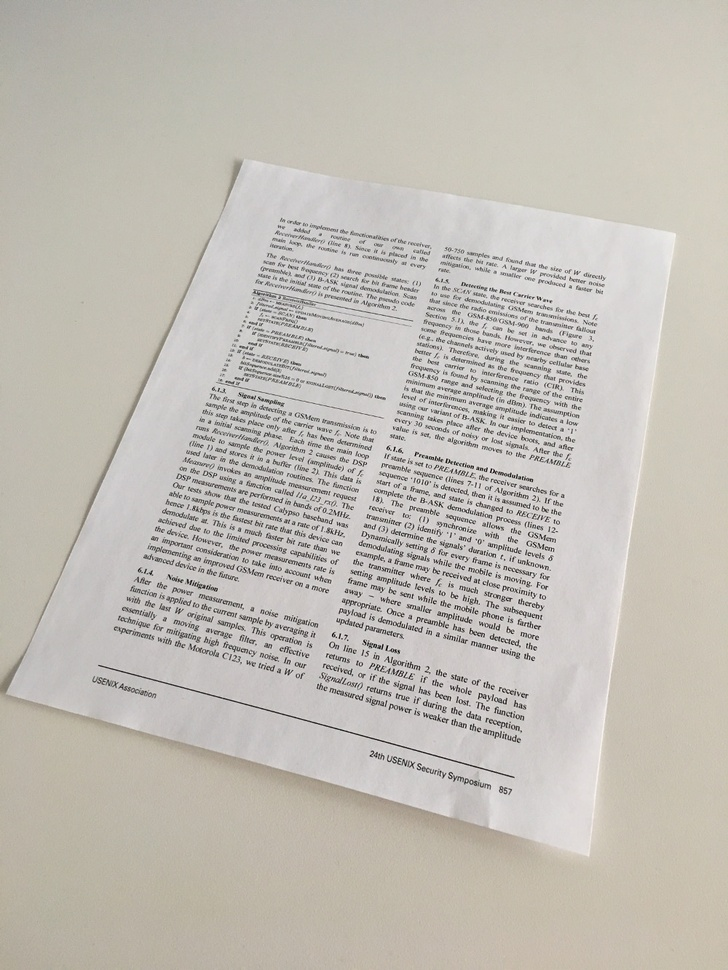
#> input picture input_image.jpg, 728 x 970 px, shrunk from 1000 x 1333 before the run
$ python canny-edge-detector.py input_image.jpg   (Python 2 division)
#> lines starting #> are read from the running program, lines starting #| are printed output that depends on the picture; after the words box and inside, x2 and y2 are one past the last pixel; in counts of white or black regions, pixels touching at a corner belong together
#!/usr/bin/python -O
# -*- coding: utf-8 -*-

import string, sys
import os.path
import argparse
import numpy
import math
from scipy.ndimage.filters import gaussian_filter
from scipy.ndimage.filters import convolve
import cv2
from cv2 import imread, imwrite

class CannyEdgeDetector:
	def __init__(self):

		return

	#### Apply Gaussian filter to smooth the image in order to remove the noise

	# the gaussian blur is used to reduce noise.
	# the inputs to the gaussian blur are the image and the standard deviation, σ (sigma), of the curve.
	# A nd gaussian (2d) can be obtained by simply performing a 1d gaussian on each axis

	# The shape of a gaussian curve (or a normal distribution) is primarily defined by the standard deviation, σ (sigma).  a small sigma gives a curve that is tall and thin, and large sigma gives a curve that is short and fat.
	# The 1d gaussian distribution is described by: (1/(sqrt(2pi)σ))exp(-x²/(2σ²))
	# A gaussian kernel is the discrete matrix repersenting the gaussian distribution used in convolution with the image.
	# In theory, the gaussian distribution is non-zero everywhere, which would require an infinitely large convolution kernel, but in practice it is effectively zero more than about three standard deviations from the mean, and so we can truncate the kernel at this point.
	# The discrete kernel for the gaussian used in the convolution is sized based on on a few factors including standard deviation.  (say a 5x5 matrix or 10x10 matrix)
	# It is not obvious how to pick the values of the matrix to approximate a Gaussian.  One could use the value of the Gaussian at the centre of a pixel in the mask, but the Gaussian varies non-linearly across the pixel and the center would not capture that.  Using a little calculus for each pixel, we can easily fix this.
	def gaussian(self, image, sigma):
#> called with sigma = 1.4
		return gaussian_filter(image, sigma)

	#### Find the intensity gradients of the image

	# Going to use a sobel filter for gradient calculations.
	# The soble operator uses two 3×3 kernels which are convolved with the original image to calculate approximations of the derivatives – one for horizontal changes, and one for vertical
	def gradients(self, image):
		sobel_kernel_x = numpy.array([[1, 0, -1], [2, 0, -2], [1, 0, -1]], numpy.int32)
		sobel_kernel_y = numpy.array([[1, 2, 1], [0, 0, 0], [-1, -2, -1]], numpy.int32)

		g_x = convolve(image, sobel_kernel_x)
		g_y = convolve(image, sobel_kernel_y)
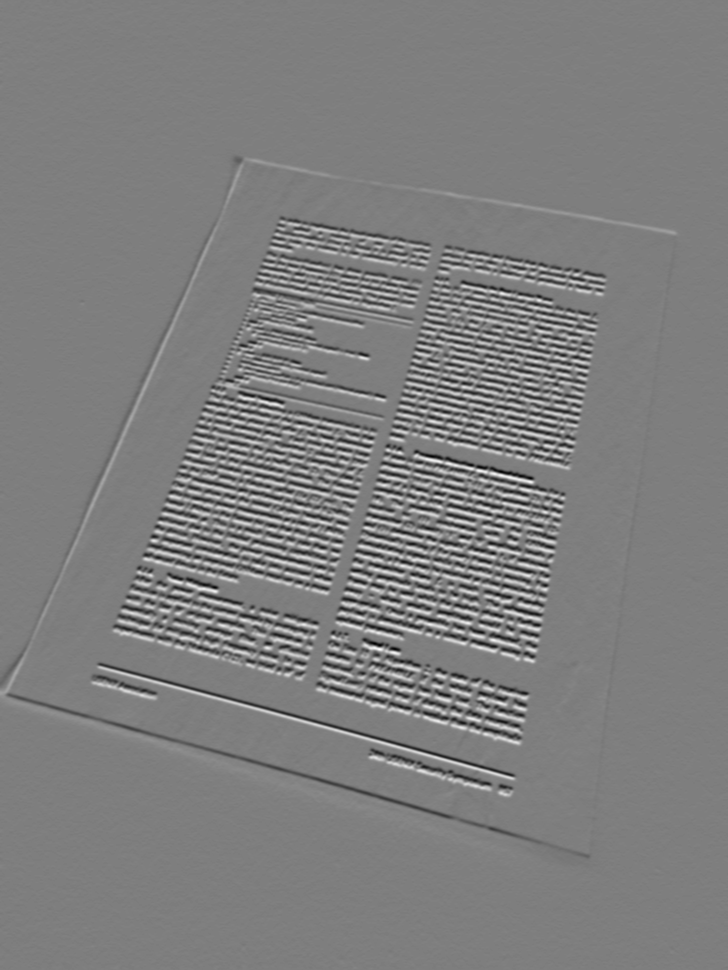
#> g_y: shape (970, 728) int32; min -218, max 221, mean 0; drawn with min black and max white

		# Equivalent tp sqrt(x² + y²), element-wise
		g = numpy.hypot(g_x, g_y)
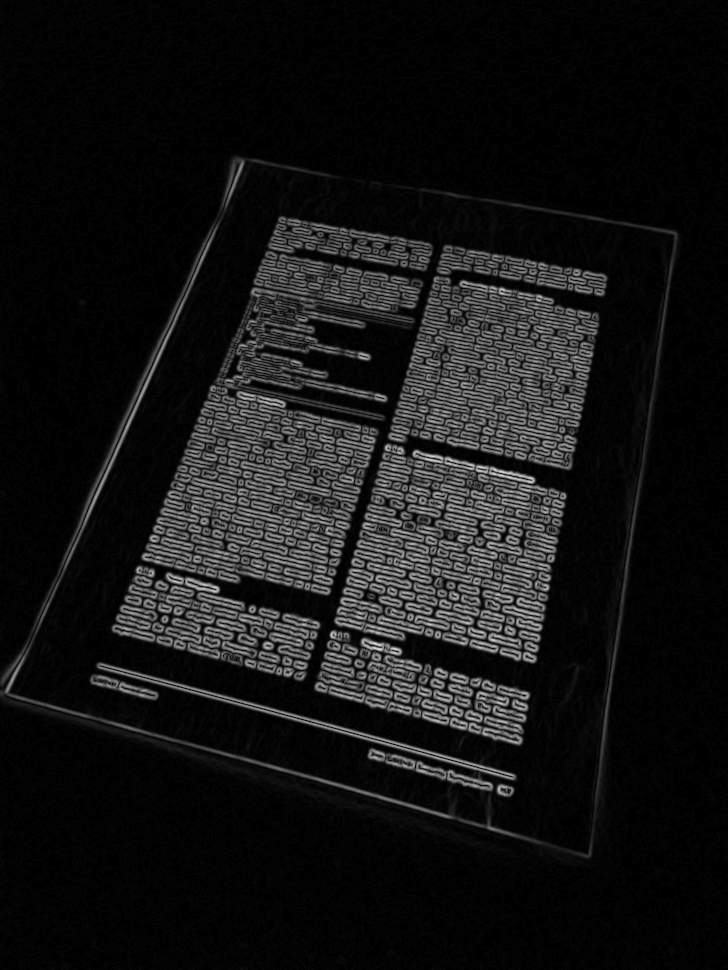
#> g: shape (970, 728) float64; min 0, max 225.1, mean 20.5

		# get the direction of g
		theta = numpy.arctan2(g_y, g_x)
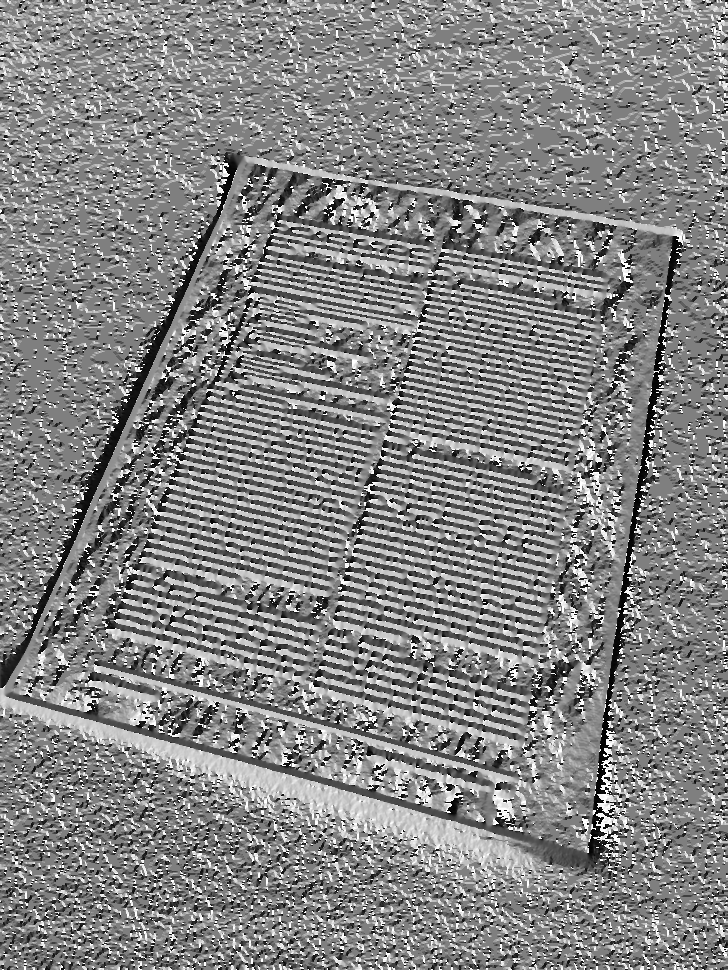
#> theta: shape (970, 728) float64; min -3.14, max 3.14, mean 0.118; drawn with min black and max white

		return g, theta

	# Apply non-maximum suppression to get rid of spurious response to edge detection
	# Non-maximum suppression is applied to "thin" the edge.  We desire to have one accurate response to the edge. Thus non-maximum suppression can help to suppress all the gradient values (by setting them to 0) except the local maxima, which indicate locations with the sharpest change of intensity value. The algorithm for each pixel in the gradient image is:
	# 1) Compare the edge strength of the current pixel with the edge strength of the pixel in the positive and negative gradient directions.
	# 2) If the edge strength of the current pixel is the largest compared to the other pixels in the mask with the same direction (i.e., the pixel that is pointing in the y-direction, it will be compared to the pixel above and below it in the vertical axis), the value will be preserved. Otherwise, the value will be suppressed.
	def suppression(self, image, theta):
		y_length, x_length = image.shape
#> y_length = 970; x_length = 728

		s = numpy.zeros((y_length, x_length), dtype=numpy.int32)

		bound_index = lambda i, max_i: max(min(i, max_i), 0)

		for y in range(y_length):
			for x in range(x_length):
				# get the angle between 0 and pi
				pixel_index = int(math.floor((theta[y, x]%math.pi)/(math.pi/4.0)))

				x_index = 1 # if(pixel_index == 0)
				y_index = 0 # if(pixel_index == 0)
				if pixel_index == 1:
					x_index = 1
					y_index = 1
				elif pixel_index == 2:
					x_index = 0
					y_index = 1
				elif pixel_index > 2: # also account for case when theta is pi
					x_index = -1
					y_index = 1

				image_yx = image[y, x]
				# check for local maximum
				if (image_yx >= image[bound_index(y + y_index, y_length-1), bound_index(x + x_index, x_length-1)] and image_yx >= image[bound_index(y - y_index, y_length-1), bound_index(x - x_index, x_length-1)]):
					s[y, x] = image_yx
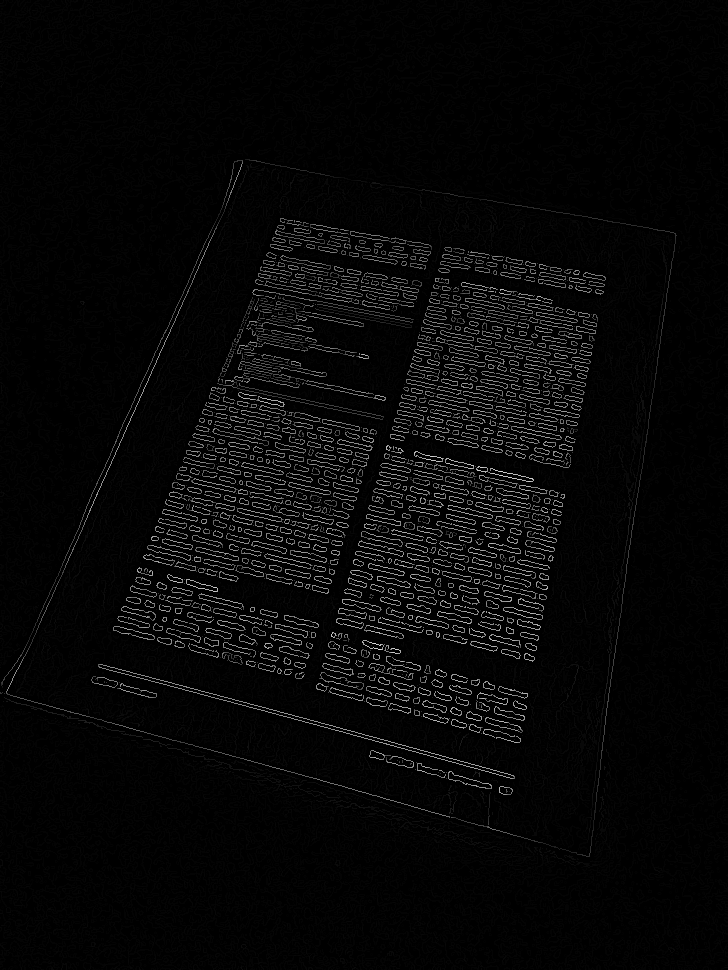
#> s: shape (970, 728) int32; min 0, max 225, mean 7.2
		return s


	# Some edge pixels remain that are caused by noise and color variation. In order to account for these spurious responses, it is essential to filter out edge pixels with a weak gradient value and preserve edge pixels with a high gradient value.
	# Apply double threshold to determine potential edges
	def threshold(self, image, lower_t, upper_t):
#> called with lower_t = 20, upper_t = 50
		none_x, none_y = numpy.where(image < lower_t)
		weak_x, weak_y = numpy.where((image >= lower_t) & (image <= upper_t))
#> weak_x = 2653 values from 159 to 856; weak_y = 2653 values, max 675 at index 401, min 1 at index 2023, mean 404.2
		strong_x, strong_y = numpy.where(image > upper_t)

		image[none_x, none_y] = numpy.int32(0)
#> image: shape (970, 728) int32; 199 distinct labels, from 0 to 225
		image[weak_x, weak_y] = numpy.int32(50)
#> image: shape (970, 728) int32; 169 distinct labels, from 0 to 225
		image[strong_x, strong_y] = numpy.int32(255)
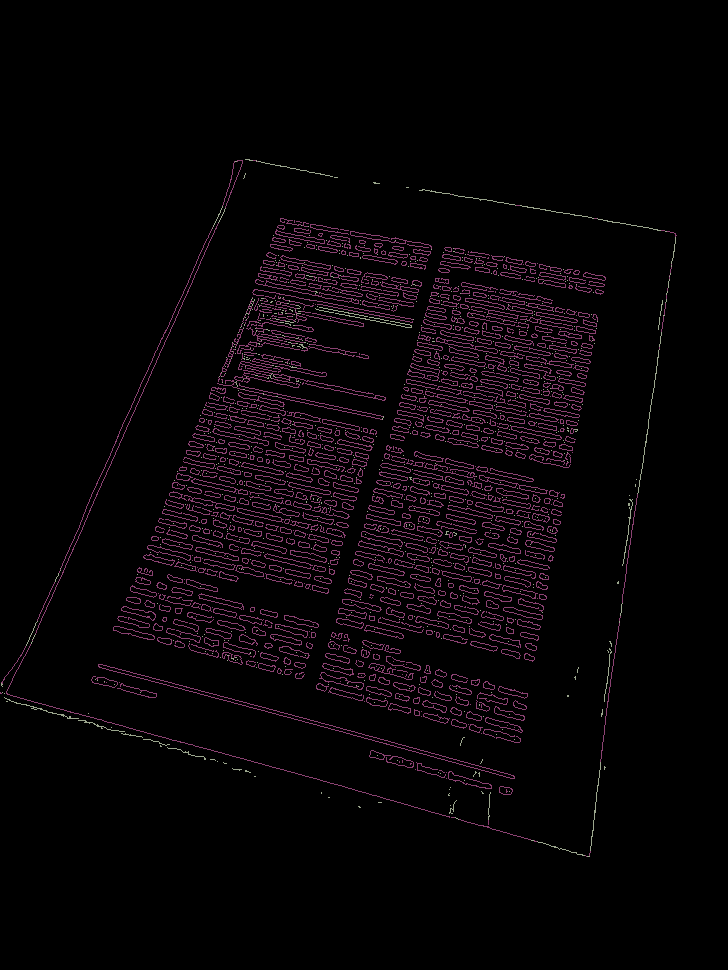
#> image: shape (970, 728) int32; 3 distinct labels, from 0 to 255; one colour per label, 0 black
		return image

	# Track edge by hysteresis: Finalize the detection of edges by suppressing all the other edges that are weak and not connected to strong edges.
	def hysteresis(self, image):
		bound_index = lambda i, max_i: max(min(i, max_i), 0)

		y_length, x_length = image.shape
#> y_length = 970; x_length = 728
		for y in range(y_length):
			for x in range(x_length):
				if image[y, x] == numpy.int32(50):
					for y_t in [-1, 0, 1]:
						for x_t in [-1, 0, 1]:
							if (image[bound_index(y + y_t, y_length-1), bound_index(x + x_t, x_length-1)] == numpy.int32(255)):
								image[y, x] = numpy.int32(255)
								break
					if image[y, x] == numpy.int32(50):
						image[y, x] = numpy.int32(0)
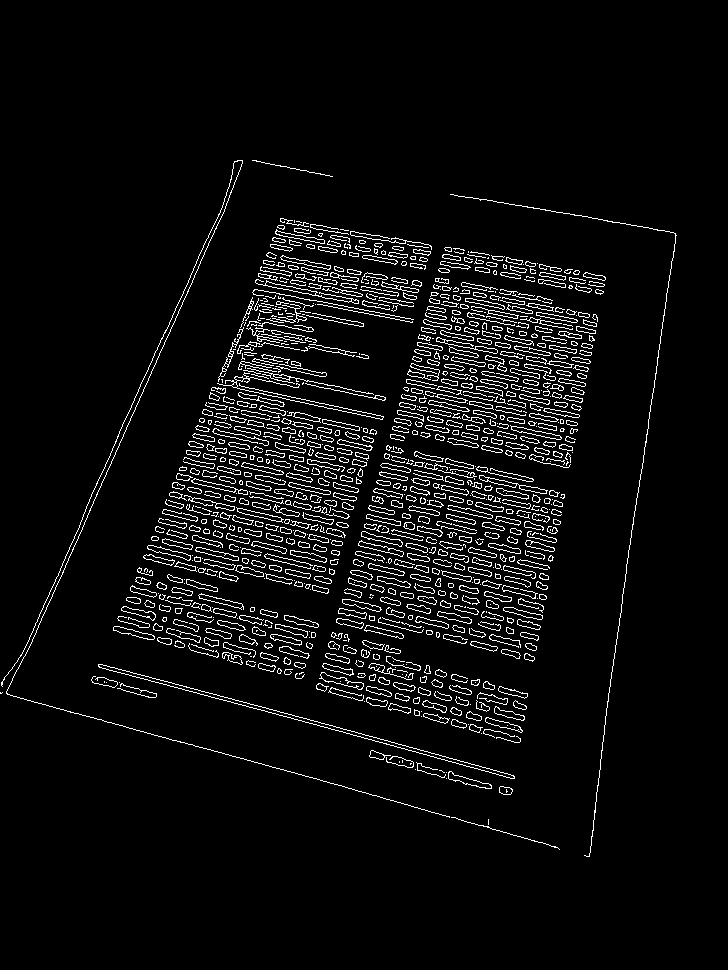
#> image: shape (970, 728) int32; 5.1% white in thin lines or dots, all inside (x1, y1, x2, y2) = (0, 160, 677, 857)
		return image

	def execute(self, image, sigma, lower_t, upper_t):
		image = self.gaussian(image, sigma)
		image, theta = self.gradients(image)
		image = self.suppression(image, theta)
		image = self.threshold(image, lower_t, upper_t)
		image = self.hysteresis(image)

		return image

# main (DRIVER)
def main():
	parser = argparse.ArgumentParser(description="Canny Edge Detector")
	parser.add_argument("input_filename", help="jpg or png input image file path")
	parser.add_argument("-s", "--sigma", type=float, default=1.4, metavar="sigma", help="standard deviation for gaussian blur")
	parser.add_argument("-l", "--lower_t", type=int, default=20, metavar="lower_t", help="lower threshold")
	parser.add_argument("-u", "--upper_t", type=int, default=50, metavar="upper_t", help="upper threshold")
	args = parser.parse_args()

	input_filename = args.input_filename
	if not os.path.isfile(input_filename):
		print "ERROR: The file \""+ input_filename + "\" does not exist.\n"
		return 1
	if not input_filename.endswith(".jpg") and not input_filename.endswith(".png"):
		print "ERROR: This is not an .jpg or .png file.\n"
		return 2
	outputFileName = "output.png"

	image = imread(input_filename, cv2.IMREAD_GRAYSCALE).astype("int32")
	# TODO: could these be passed-in or progrmaticly determined?
	sigma = args.sigma
	if args.lower_t > args.upper_t:
		print "ERROR: Lower threshold is greater than upper threshold.\n"
		return 3

	lower_t = min(args.lower_t, args.upper_t)
	upper_t = max(args.lower_t, args.upper_t)

	image = CannyEdgeDetector().execute(image, sigma, lower_t, upper_t)
	imwrite(outputFileName, image)
	return 0

# call to main
if __name__ == "__main__":
	main()

$ run again, on example1.png
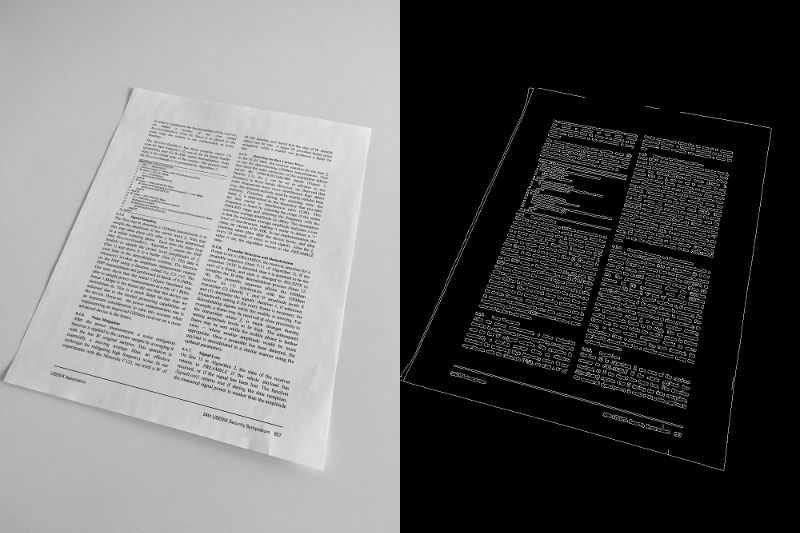
#> input picture example1.png, 800 x 533 px
#> after the loop in suppression, `for y in range(y_length):`:
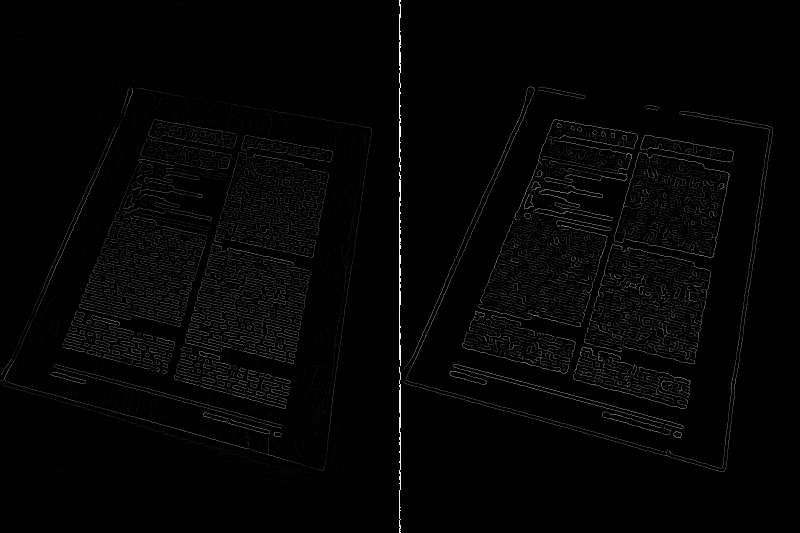
#> s: shape (533, 800) int32; min 0, max 420, mean 7; drawn with min black and max white
#> weak_x = 11396 values from 88 to 470; weak_y = 11396 values, max 729 at index 1249, min 2 at index 10930, mean 408
#> after the loop in hysteresis, `for y in range(y_length):`:
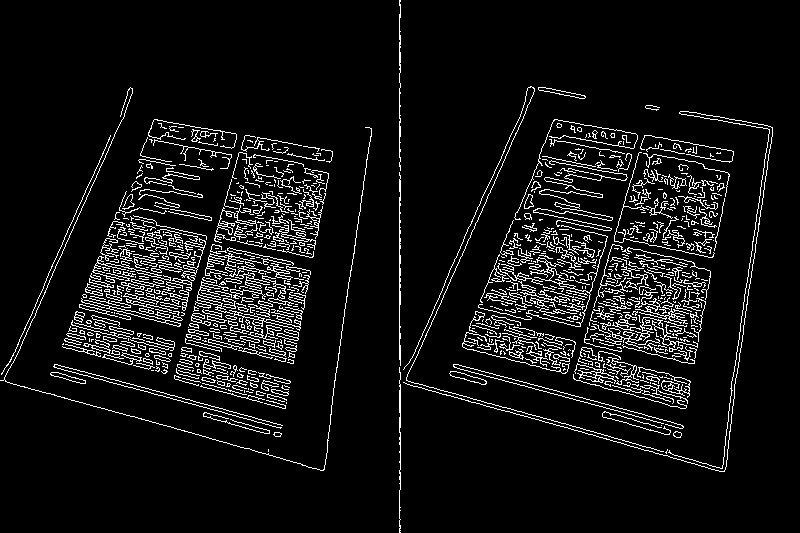
#> image: shape (533, 800) int32; 7.3% white in thin lines or dots
